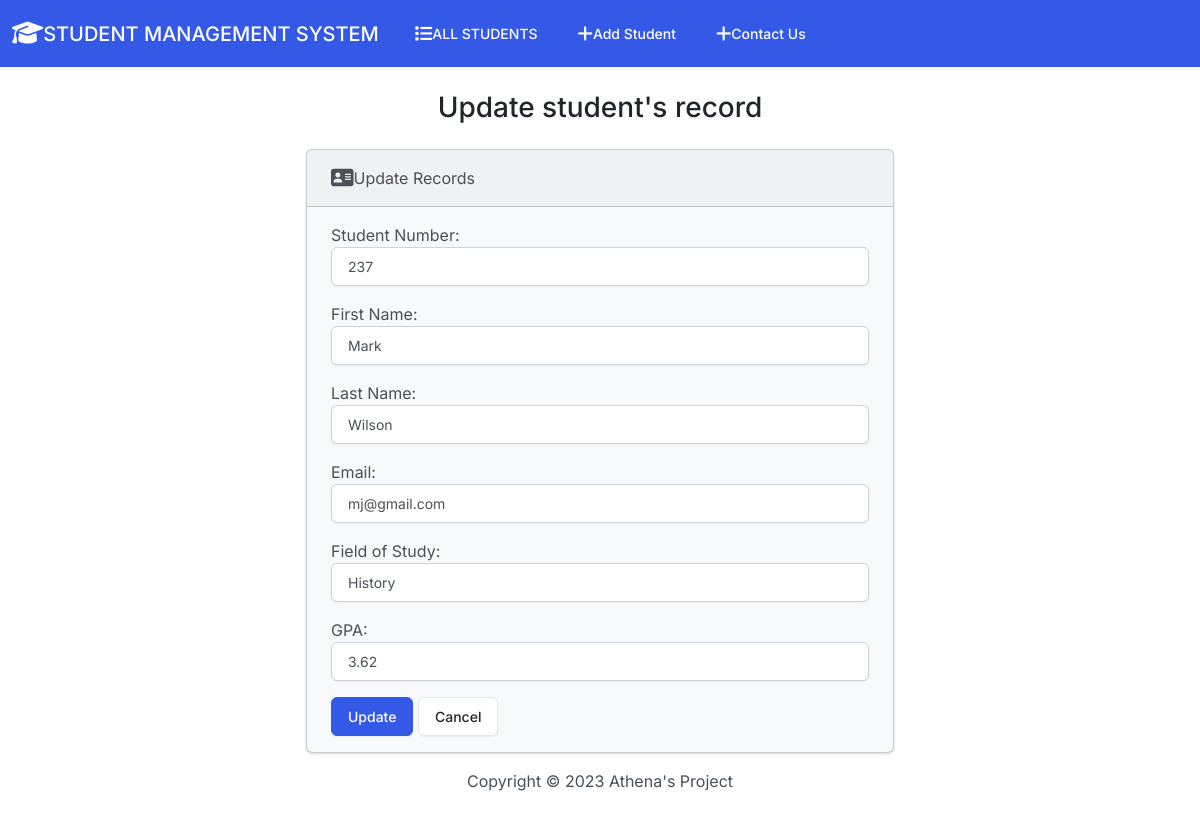
/edit/8/, run on the app's committed database.
### students/models.py (models this page shows, shortened)
class Student(models.Model):
    student_number = models.PositiveIntegerField()
    first_name = models.CharField(max_length=50)
    last_name = models.CharField(max_length=50)
    email = models.EmailField(max_length=100)
    field_of_study = models.CharField(max_length=50)
    gpa = models.FloatField()

### students/views.py (the view)
# urls.py: path('edit/<int:id>/', views.edit, name='edit'),
def edit(request, id):
    if request.method == 'POST':
        student = Student.objects.get(pk=id)
        form = StudentForm(request.POST, instance=student)
        if form.is_valid():
            form.save()
            return render(request, 'students/edit.html', {
                'form': form,
                'success': True
            })
    else:
        student = Student.objects.get(pk=id)
        form = StudentForm(instance=student)
    return render(request, 'students/edit.html', {
        'form': form
    })

### students/forms.py
class StudentForm(forms.ModelForm):
    class Meta:
        model = Student
        fields = ['student_number', 'first_name', 'last_name', 'email', 'field_of_study', 'gpa']
        labels = {
            'student_number': 'Student Number',
            'first_name': 'First Name',
            'last_name': 'Last Name',
            'email': 'Email',
            'field_of_study': 'Field of Study',
            'gpa': 'GPA'
        }
        widgets = {
            'student_number': forms.NumberInput(attrs={'class': 'form-control'}),
            'first_name': forms.TextInput(attrs={'class': 'form-control'}),
            'last_name': forms.TextInput(attrs={'class': 'form-control'}),
            'email': forms.EmailInput(attrs={'class': 'form-control'}),
            'field_of_study': forms.TextInput(attrs={'class': 'form-control'}),
            'gpa': forms.NumberInput(attrs={'class': 'form-control'})
        }
        form = Student()

### students/templates/students/edit.html (shortened to what this page needs)
{% extends 'students/base.html' %}
{% block content %}
<h3 class="text-center m-4">Update student's record</h3>
{% if success %}
<div class="alert alert-success" role="alert">
    The student's record was updated successfully.
    <a href="{% url 'index' %}" class="alert-link">Go to home page</a>
</div>
{% else %}
<div class="row justify-content-center">
    <div class="col-6">
        <div class="card bg-light mb-3">
            <div class="card-header">
                <i class="fa-solid fa-address-card fa-lg"></i>Update Records
            </div>
            <div class="card-body">
                <form action="" method="Post">
                    {{ form.as_p }}
                    <button type="submit" class="btn btn-primary">Update</button>
                    <a href="{% url 'index' %}" class="btn btn-secondary">Cancel</a>
                </form>
            </div>
        </div>
    </div>
</div>
{% endif %}
{% endblock content %}

### data on the page
Student: student_number "237", first_name "Mark", last_name "Wilson", email "mj@gmail.com", field_of_study "History", gpa "3.62"
